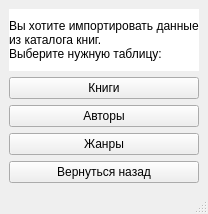
<?xml version="1.0" encoding="UTF-8"?>
<ui version="4.0">
 <class>MainWindow</class>
 <widget class="QMainWindow" name="MainWindow">
  <property name="geometry">
   <rect>
    <x>0</x>
    <y>0</y>
    <width>194</width>
    <height>214</height>
   </rect>
  </property>
  <property name="windowTitle">
   <string>MainWindow</string>
  </property>
  <widget class="QWidget" name="centralwidget">
   <layout class="QVBoxLayout" name="verticalLayout">
    <item>
     <widget class="QLabel" name="label">
      <property name="styleSheet">
       <string notr="true">background-color: rgb(255, 255, 255);</string>
      </property>
      <property name="text">
       <string>Вы хотите импортировать данные
из каталога книг.
Выберите нужную таблицу:</string>
      </property>
     </widget>
    </item>
    <item>
     <widget class="QPushButton" name="books">
      <property name="text">
       <string>Книги</string>
      </property>
     </widget>
    </item>
    <item>
     <widget class="QPushButton" name="authors">
      <property name="text">
       <string>Авторы</string>
      </property>
     </widget>
    </item>
    <item>
     <widget class="QPushButton" name="genres">
      <property name="text">
       <string>Жанры</string>
      </property>
     </widget>
    </item>
    <item>
     <widget class="QPushButton" name="returne">
      <property name="text">
       <string>Вернуться назад</string>
      </property>
     </widget>
    </item>
   </layout>
  </widget>
  <widget class="QMenuBar" name="menubar">
   <property name="geometry">
    <rect>
     <x>0</x>
     <y>0</y>
     <width>194</width>
     <height>21</height>
    </rect>
   </property>
  </widget>
  <widget class="QStatusBar" name="statusbar"/>
 </widget>
 <resources/>
 <connections/>
</ui>
